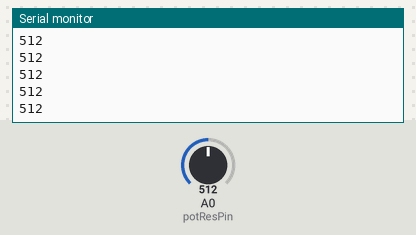
A sketch run on a simulated Arduino Uno, built with avr-gcc and run on an emulated ATmega328P. Shown: the last lines printed to the serial monitor. Inputs (shaded band) come from the test bench; at power-on: A0 (potResPin) = 512.

Above: at 1.2 s.
1.3 s: A0 (potResPin) set to 716
At 2.4 s:
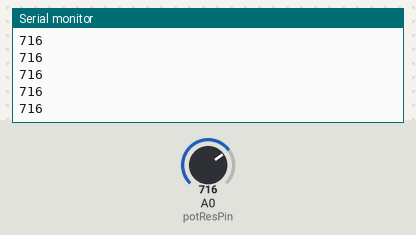
2.8 s: A0 (potResPin) set to 900
At 3.4 s:
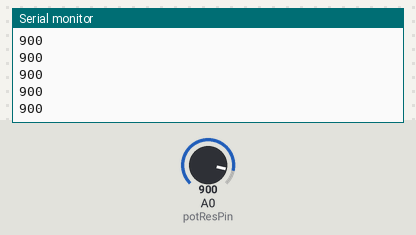
Timing chart, 0 to 5.8 s (numbered marks = the images above; inputs shaded):
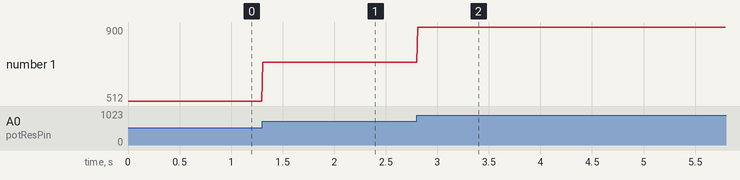

The sketch:

2b.ino
```cpp
//
// Oppgave 2 b)
//

// Static pins
const int potResPin = A0;


// changable values
int value = 0;

void setup() {
  // Start serial
  Serial.begin(9600);
}

void loop() {
  // Read value from pot
  value = analogRead(potResPin);

  // Print value to serial on new line
  Serial.println(value);

  // Delay a bit to help simulator
  delay(10);
}

/*
I serial monitor ser vi et verdisspenn på 0-1023, som er 1024 verdier, eller 2^10, dette er slik arduino
tar inn verdier på analog siden, 0v er 0 og 5v er 1023

i) Vi leser 0
ii) Vi leser 1023

Fikk samme verdi siden pot meteret forandrer et signal som ligger mellom 0 og 5 volt
*/
```

Measured:
- after the input at 1.3 s, the serial monitor: prints a new line at once (image 1)
- after the input at 2.8 s, the serial monitor: prints a new line at once (image 2)
- plotted number 1: 512 → 716 after the input at 1.3 s, 716 → 900 after the input at 2.8 s
